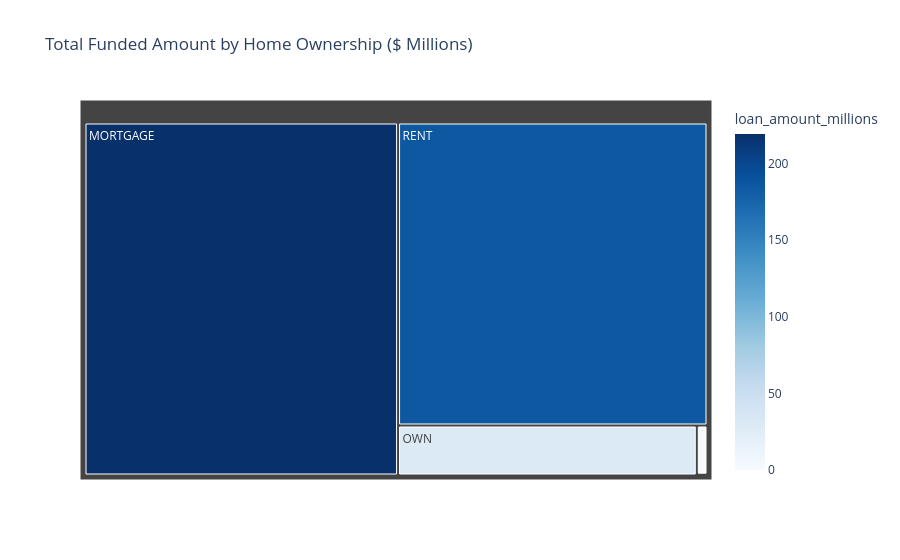

The cell this chart's notebook holds for it:
### Code cell
home_funding = df.groupby('home_ownership')['loan_amount'].sum().reset_index()

home_funding['loan_amount_millions'] = (
    home_funding['loan_amount'] / 1_000_000
)

fig = px.treemap(
    home_funding,
    path=['home_ownership'],
    values='loan_amount_millions',
    color='loan_amount_millions',
    color_continuous_scale='Blues',
    title='Total Funded Amount by Home Ownership ($ Millions)'
)

fig.show()

### Figure 1 — Plotly figure (JSON) as saved in the notebook; plotly's stock layout.template omitted (floating-point values rounded to 4 significant figures)
{"data": [{"branchvalues": "total", "customdata": [[219.3], [0.0168], [1.045], [29.6], [185.8]], "domain": {"x": [0, 1], "y": [0, 1]}, "hovertemplate": "labels=%{label}<br>loan_amount_millions_sum=%{value}<br>parent=%{parent}<br>id=%{id}<br>loan_amount_millions=%{color}<extra></extra>", "ids": ["MORTGAGE", "NONE", "OTHER", "OWN", "RENT"], "labels": ["MORTGAGE", "NONE", "OTHER", "OWN", "RENT"], "marker": {"coloraxis": "coloraxis", "colors": [219.3, 0.0168, 1.045, 29.6, 185.8]}, "name": "", "parents": ["", "", "", "", ""], "type": "treemap", "values": [219.3, 0.0168, 1.045, 29.6, 185.8]}], "layout": {"coloraxis": {"colorbar": {"title": {"text": "loan_amount_millions"}}, "colorscale": [[0, "rgb(247,251,255)"], [0.125, "rgb(222,235,247)"], [0.25, "rgb(198,219,239)"], [0.375, "rgb(158,202,225)"], [0.5, "rgb(107,174,214)"], [0.625, "rgb(66,146,198)"], [0.75, "rgb(33,113,181)"], [0.875, "rgb(8,81,156)"], [1, "rgb(8,48,107)"]]}, "legend": {"tracegroupgap": 0}, "title": {"text": "Total Funded Amount by Home Ownership ($ Millions)"}}}
